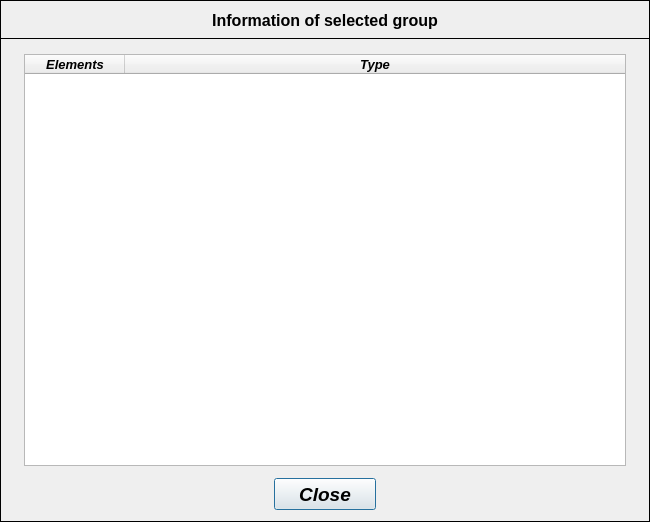
<?xml version="1.0" encoding="UTF-8"?>
<ui version="4.0">
 <class>Dialog</class>
 <widget class="QDialog" name="Dialog">
  <property name="geometry">
   <rect>
    <x>0</x>
    <y>0</y>
    <width>650</width>
    <height>522</height>
   </rect>
  </property>
  <property name="minimumSize">
   <size>
    <width>650</width>
    <height>522</height>
   </size>
  </property>
  <property name="maximumSize">
   <size>
    <width>650</width>
    <height>522</height>
   </size>
  </property>
  <property name="windowTitle">
   <string>Information of selected group</string>
  </property>
  <widget class="QFrame" name="frame">
   <property name="geometry">
    <rect>
     <x>0</x>
     <y>0</y>
     <width>650</width>
     <height>39</height>
    </rect>
   </property>
   <property name="minimumSize">
    <size>
     <width>650</width>
     <height>0</height>
    </size>
   </property>
   <property name="maximumSize">
    <size>
     <width>650</width>
     <height>16777215</height>
    </size>
   </property>
   <property name="frameShape">
    <enum>QFrame::Box</enum>
   </property>
   <property name="frameShadow">
    <enum>QFrame::Plain</enum>
   </property>
   <property name="lineWidth">
    <number>1</number>
   </property>
   <widget class="QLabel" name="title_label">
    <property name="geometry">
     <rect>
      <x>102</x>
      <y>4</y>
      <width>446</width>
      <height>33</height>
     </rect>
    </property>
    <property name="minimumSize">
     <size>
      <width>446</width>
      <height>0</height>
     </size>
    </property>
    <property name="maximumSize">
     <size>
      <width>446</width>
      <height>16777215</height>
     </size>
    </property>
    <property name="font">
     <font>
      <family>Arial</family>
      <pointsize>12</pointsize>
      <weight>75</weight>
      <italic>false</italic>
      <bold>true</bold>
     </font>
    </property>
    <property name="text">
     <string>&lt;html&gt;&lt;head/&gt;&lt;body&gt;&lt;p align=&quot;center&quot;&gt;&lt;span style=&quot; font-size:12pt;&quot;&gt;Information of selected group&lt;/span&gt;&lt;/p&gt;&lt;/body&gt;&lt;/html&gt;</string>
    </property>
    <property name="textFormat">
     <enum>Qt::AutoText</enum>
    </property>
    <property name="alignment">
     <set>Qt::AlignCenter</set>
    </property>
   </widget>
  </widget>
  <widget class="QFrame" name="frame_2">
   <property name="geometry">
    <rect>
     <x>0</x>
     <y>38</y>
     <width>650</width>
     <height>484</height>
    </rect>
   </property>
   <property name="minimumSize">
    <size>
     <width>650</width>
     <height>0</height>
    </size>
   </property>
   <property name="maximumSize">
    <size>
     <width>650</width>
     <height>16777215</height>
    </size>
   </property>
   <property name="frameShape">
    <enum>QFrame::Box</enum>
   </property>
   <property name="frameShadow">
    <enum>QFrame::Plain</enum>
   </property>
   <widget class="QPushButton" name="pushButton_close">
    <property name="geometry">
     <rect>
      <x>274</x>
      <y>440</y>
      <width>102</width>
      <height>32</height>
     </rect>
    </property>
    <property name="minimumSize">
     <size>
      <width>102</width>
      <height>32</height>
     </size>
    </property>
    <property name="maximumSize">
     <size>
      <width>102</width>
      <height>32</height>
     </size>
    </property>
    <property name="font">
     <font>
      <family>Arial</family>
      <pointsize>14</pointsize>
      <weight>75</weight>
      <italic>true</italic>
      <bold>true</bold>
     </font>
    </property>
    <property name="text">
     <string>Close</string>
    </property>
   </widget>
   <widget class="QTreeWidget" name="treeWidget_group_info">
    <property name="geometry">
     <rect>
      <x>24</x>
      <y>16</y>
      <width>602</width>
      <height>412</height>
     </rect>
    </property>
    <property name="minimumSize">
     <size>
      <width>602</width>
      <height>370</height>
     </size>
    </property>
    <property name="maximumSize">
     <size>
      <width>602</width>
      <height>430</height>
     </size>
    </property>
    <property name="font">
     <font>
      <family>Arial</family>
      <pointsize>10</pointsize>
      <weight>75</weight>
      <italic>true</italic>
      <bold>true</bold>
     </font>
    </property>
    <property name="textElideMode">
     <enum>Qt::ElideRight</enum>
    </property>
    <property name="indentation">
     <number>0</number>
    </property>
    <property name="uniformRowHeights">
     <bool>false</bool>
    </property>
    <property name="animated">
     <bool>false</bool>
    </property>
    <property name="allColumnsShowFocus">
     <bool>false</bool>
    </property>
    <property name="headerHidden">
     <bool>false</bool>
    </property>
    <property name="columnCount">
     <number>2</number>
    </property>
    <attribute name="headerVisible">
     <bool>true</bool>
    </attribute>
    <column>
     <property name="text">
      <string>Elements</string>
     </property>
     <property name="textAlignment">
      <set>AlignCenter</set>
     </property>
    </column>
    <column>
     <property name="text">
      <string>Type</string>
     </property>
     <property name="textAlignment">
      <set>AlignCenter</set>
     </property>
    </column>
   </widget>
  </widget>
 </widget>
 <resources/>
 <connections/>
</ui>
